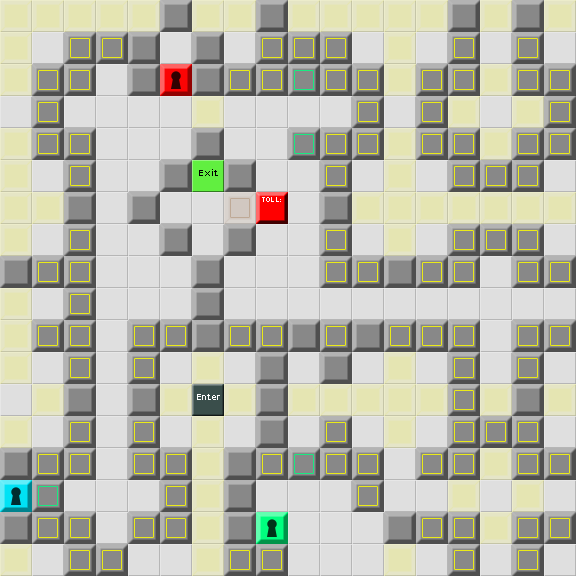

Tiled map render using the project's own tile images. Description and the map definition, with tile-layer contents summarised, below:
An orthogonal 18x18 tile map with 32x32 px tiles, 1 tile layer (Map), 1 hidden layer not drawn and 28 objects.

<map version="1.0" orientation="orthogonal" width="18" height="18" tilewidth="32" tileheight="32">
 <tileset firstgid="1" source="devgraphics.tsx" />
 <layer name="Map" width="18" height="18">
  <data>[324 cells, 324 non-empty, 12 distinct tile ids]</data>
 </layer>
 <layer name="Copy of Map" width="18" height="18" visible="0">
  <data>[324 cells, 324 non-empty, 8 distinct tile ids]</data>
 </layer>
 <objectgroup name="Enemies" width="18" height="18" />
 <objectgroup name="Items" width="18" height="18">
  <object gid="28" x="256" y="512" />
  <object gid="12" x="352" y="448" />
  <object gid="12" x="416" y="448" />
  <object gid="12" x="480" y="512" />
  <object gid="12" x="416" y="256" />
  <object gid="12" x="32" y="256" />
  <object gid="40" x="352" y="64" />
  <object gid="46" x="96" y="512" />
  <object gid="12" x="288" y="384" />
  <object gid="12" x="352" y="384" />
  <object gid="12" x="416" y="384" />
  <object gid="12" x="480" y="128" />
  <object gid="34" x="128" y="512" />
  <object gid="22" x="0" y="416" />
  <object gid="12" x="160" y="64" />
  <object gid="12" x="96" y="128" />
  <object gid="12" x="128" y="288" />
  <object gid="12" x="256" y="288" />
  <object gid="12" x="256" y="160" />
  <object gid="12" x="480" y="384" />
  <object gid="8" x="160" y="576">
   <properties>
    <property name="Text" value="Mabl bl ZXmmbgZ hnm hY aTgW. B'f VXkmTbger ghm maX hgX pah bl fTdbgZ mabl aTiiXg.\n\n7hXl maTm fXTg bm'l rhn? Ahp...?" />
   </properties>
  </object>
  <object gid="8" x="288" y="576">
   <properties>
    <property name="Text" value="J ibwf b uifpsz, cvu ju't qsfuuz ejtuvscjoh. Opu gps nf, cvu gps zpv." />
   </properties>
  </object>
  <object gid="8" x="224" y="288">
   <properties>
    <property name="Text" value="He H'l qhfgs, xnt'qd hm enq Z udqx qntfg shld." />
   </properties>
  </object>
  <object gid="52" x="192" y="224" />
  <object gid="26" x="192" y="224">
   <properties>
    <property name="callback" value="quickCorrupt" />
    <property name="destroyOnUse" value="true" />
   </properties>
  </object>
  <object gid="8" x="192" y="256">
   <properties>
    <property name="Text" value="There, all better." />
   </properties>
  </object>
 </objectgroup>
 <objectgroup name="Tools" width="18" height="18">
  <object gid="15" x="288" y="512" />
  <object gid="15" x="320" y="128" />
 </objectgroup>
 <objectgroup name="Parameters" width="18" height="18">
  <properties>
   <property name="time" value="300" />
   <property name="wrapAround" value="true" />
  </properties>
 </objectgroup>
</map>
